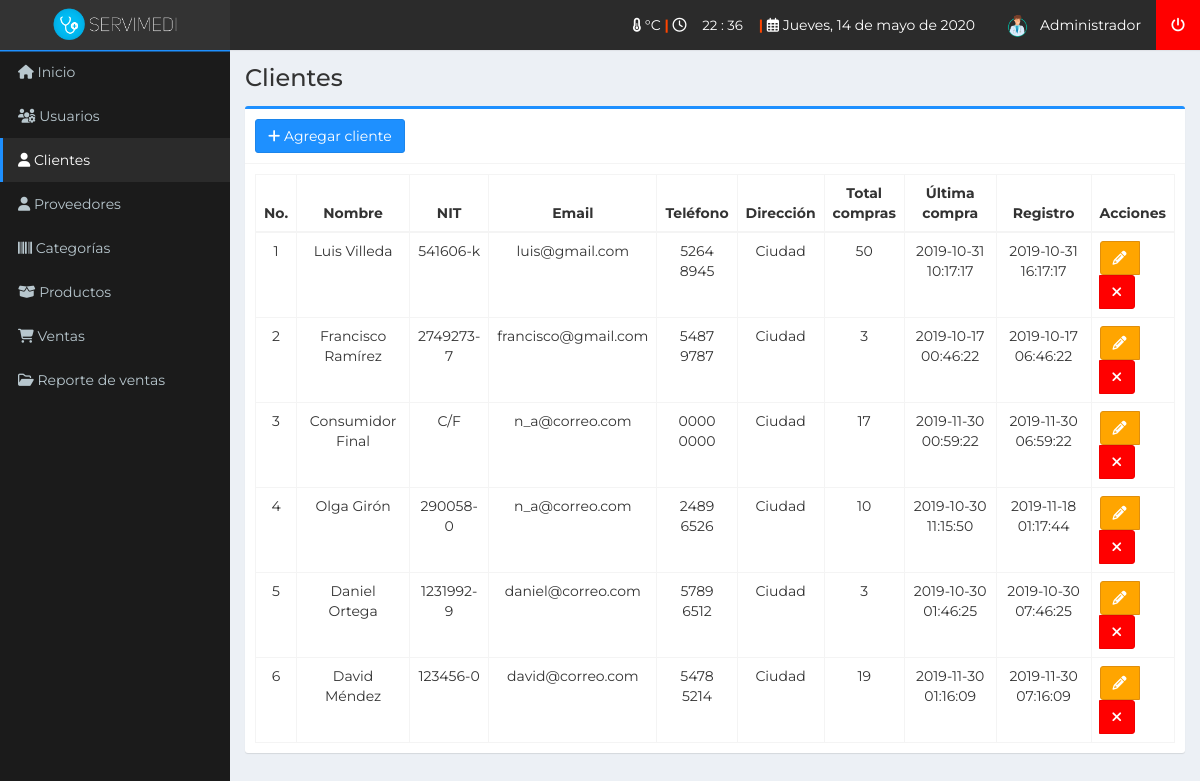
The page /clientes (signed in) on the database its author committed.
### tables this page shows
CREATE TABLE `tbl_cliente` (
  `id` int(11) NOT NULL,
  `nombre` text NOT NULL,
  `nit` text NOT NULL,
  `email` text NOT NULL,
  `telefono` text NOT NULL,
  `direccion` varchar(100) NOT NULL,
  `compras` int(11) NOT NULL,
  `ultima_compra` datetime NOT NULL,
  `fecha` timestamp NOT NULL DEFAULT current_timestamp() ON UPDATE current_timestamp()
);

### controladores/plantilla.controlador.php (called while the page is built)
<?php
class ControladorPlantilla{
	static public function ctrPlantilla(){
		include "vistas/plantilla.php";
	}
}

### index.php (called while the page is built, shortened)
<?php
require_once "controladores/plantilla.controlador.php";
require_once "controladores/clientes.controlador.php";
require_once "controladores/contactos.controlador.php";
require_once "modelos/clientes.modelo.php";
$plantilla = new ControladorPlantilla();
$plantilla -> ctrPlantilla();

### controladores/clientes.controlador.php (called while the page is built, shortened)
<?php
class ControladorClientes{
	static public function ctrMostrarClientes($item, $valor){
		$tabla = "tbl_cliente";
		$respuesta = ModeloClientes::mdlMostrarClientes($tabla, $item, $valor);
		return $respuesta;
	}
}

### modelos/conexion.php (called while the page is built)
<?php
class Conexion{
	static public function conectar(){
		$link = new PDO("mysql:host=localhost;dbname=sistemaservimedi",
			            "root",
			            "");
		$link->exec("set names utf8");
		return $link;
	}
}

### modelos/clientes.modelo.php (called while the page is built, shortened)
<?php
require_once "conexion.php";
class ModeloClientes{
	static public function mdlMostrarClientes($tabla, $item, $valor){
		if($item != null){
			$stmt = Conexion::conectar()->prepare("SELECT * FROM $tabla WHERE $item = :$item");
			$stmt -> bindParam(":".$item, $valor, PDO::PARAM_STR);
			$stmt -> execute();
			return $stmt -> fetch();
		}else{
			$stmt = Conexion::conectar()->prepare("SELECT * FROM $tabla");
			$stmt -> execute();
			return $stmt -> fetchAll();
		}
	}
}

### vistas/modulos/clientes.php (the view, shortened to what this page needs)
<div class="content-wrapper">
  <section class="content-header">
    <h1>
      Clientes
    </h1>
  </section>
  <section class="content">
    <div class="box box-dodgerblue">
      <div class="box-header with-border">
        <button class="btn btn-dodgerblue" data-toggle="modal" data-target="#modalAgregarCliente">
        <i class="fas fa-plus"></i> Agregar cliente
        </button>
      </div>
      <div class="box-body">
        <table class="table table-bordered table-hover dt-responsive tablas" width="100%">
          <thead>
            <tr>
              <th style="width:5px">No.</th>
              <th style="text-align: center">Nombre</th>
              <th style="width:60px; text-align: center">NIT</th>
              <th style="text-align: center">Email</th>
              <th style="width:5px; text-align: center">Teléfono</th>
              <th style="text-align: center">Dirección</th>
              <th style="width:10px; text-align: center">Total compras</th>
              <th style="text-align: center">Última compra</th>
              <th style="text-align: center">Registro</th>
              <th style="width:10px; text-align: center">Acciones</th>
            </tr>
          </thead>
          <tbody style="text-align: center">
            <?php
            $item = null;
            $valor = null;
            $clientes = ControladorClientes::ctrMostrarClientes($item, $valor);
            foreach ($clientes as $key => $value) {
              echo '<tr>
                  <td>' . ($key + 1) . '</td>
                  <td>' . $value["nombre"] . '</td>
                  <td>' . $value["nit"] . '</td>
                  <td>' . $value["email"] . '</td>
                  <td>' . $value["telefono"] . '</td>
                  <td>' . $value["direccion"] . '</td>
                  <td>' . $value["compras"] . '</td>
                  <td>' . $value["ultima_compra"] . '</td>
                  <td>' . $value["fecha"] . '</td>
                  <td>
                    <div class="btn-group">
                      <button class="btn btn-warning btnEditarCliente" data-toggle="modal" data-target="#modalEditarCliente" idCliente="' . $value["id"] . '"><i class="fa fa-pencil"></i></button>';
              if ($_SESSION["perfil"] == "Administrador") {
                echo '
                      <button class="btn btn-danger btnEliminarCliente" idCliente="' . $value["id"] . '"><i class="fa fa-times"></i></button>';
              }
              echo '</div>
                  </td>
                </tr>';
            }
            ?>
          </tbody>
        </table>
      </div>
    </div>
  </section>
</div>

### vistas/plantilla.php (shortened to what this page needs)
<!DOCTYPE html>
<html>
<head>
  <link rel="stylesheet" href="vistas/bower_components/bootstrap/dist/css/bootstrap.css">
  <link rel="stylesheet" href="vistas/bower_components/bootstrap-select/dist/css/bootstrap-select.css">
  <link rel="stylesheet" href="vistas/bower_components/bootstrap-daterangepicker/daterangepicker.css">
  <link rel="stylesheet" href="vistas/bower_components/Ionicons/css/ionicons.min.css">
  <link rel="stylesheet" href="vistas/dist/css/AdminLTE.css">
  <link rel="stylesheet" href="vistas/dist/css/skins/_all-skins.css">
  <link href="vistas/fonts/Montserrat-Thin.ttf" rel="stylesheet">
  <link href="vistas/fonts/Montserrat-Medium.ttf" rel="stylesheet">
  <link href="vistas/fonts/Montserrat-Regular.ttf" rel="stylesheet">
  <link rel="stylesheet" href="vistas/bower_components/datatables.net-bs/css/dataTables.bootstrap.min.css">
  <link rel="stylesheet" href="vistas/bower_components/datatables.net-bs/css/responsive.bootstrap.min.css">
  <link rel="stylesheet" href="vistas/plugins/iCheck/all.css">
  <link rel="stylesheet" href="vistas/bower_components/morris.js/morris.css">
</head>
<body onload="mueveReloj()" class="hold-transition skin-dodgerblue sidebar-mini login-page fixed">
  <?php
  if(isset($_SESSION["iniciarSesion"]) && $_SESSION["iniciarSesion"] == "ok"){
   echo '<div class="wrapper">';
    include "modulos/header.php";
    include "modulos/menu.php";
    if(isset($_GET["ruta"])){
      if($_GET["ruta"] == "inicio" ||
         $_GET["ruta"] == "usuarios" ||
         $_GET["ruta"] == "categorias" ||
         $_GET["ruta"] == "productos" ||
         $_GET["ruta"] == "clientes" ||
         $_GET["ruta"] == "facturacion" ||
         $_GET["ruta"] == "crear-venta" ||
         $_GET["ruta"] == "editar-venta" ||
         $_GET["ruta"] == "reportes" ||
         $_GET["ruta"] == "contactos" ||
         $_GET["ruta"] == "proveedores" ||
         $_GET["ruta"] == "salir"){
        include "modulos/".$_GET["ruta"].".php";
      }else{
        include "modulos/404.php";
      }
    }else{
      include "modulos/inicio.php";
    }
    echo '</div>';
  }else{
    include "modulos/login.php";
  }
  ?>
</body>
</html>

### vistas/modulos/header.php (shortened to what this page needs)
<header class="main-header">
<a href="inicio" class="logo">
	<span class="logo-lg">
		<img src="vistas/img/plantilla/logo2.png" class="img-responsive" style="padding:7px 0px">
	</span>
</a>
<nav class="navbar navbar-static-top" role="navigation">
	<div class="navbar-custom-menu">
		<ul class="nav navbar-nav">
			<li class="hidden-sm hidden-xs">
				<a class="horaFecha">
					<form name="form_reloj">
						<span><i class="fas fa-thermometer-half"></i></span>
						<span>°C </span>
						<b style="color: orangered">|</b>
						<span><i class="far fa-clock"></i></span>
						<input type="text" name="reloj" class="reloj" size="7" style="background-color : transparent; color : white; border: 0px; font-size : 10pt; text-align : center;" onfocus="window.document.form_reloj.reloj.blur()">
						<b style="color: orangered">|</b>
						<span><i class="far fa-calendar-alt"></i></span>
					</form>
				</a>
			</li>
			<li class="user user-menu">
				<a>
					<?php
					if($_SESSION["foto"] != ""){
						echo '<img src="'.$_SESSION["foto"].'" class="user-image">';
					}else{
						echo '<img src="vistas/img/usuarios/default/anonymous.png" class="user-image">';
					}
					?>
					<span class="hidden-xs"><?php echo $_SESSION["nombre"]; ?></span>
				</a>
			</li>
			<li class="btn-danger">
				<a href="salir">
					<span><i class="fas fa-power-off"></i></span>
				</a>
			</li>
		</ul>
	</div>
</nav>
</header>

### vistas/modulos/menu.php
<aside class="main-sidebar">
	 <section class="sidebar">
		<ul class="sidebar-menu ">
			<li>
				<a href="inicio">
					<i class="fas fa-home"></i>
					<span>Inicio</span>
				</a>
			</li>
			<?php
			if ($_SESSION["perfil"] == "Administrador") {
			echo '
			<li>
				<a href="usuarios">
				<i class="fas fa-users-cog"></i>
					<span>Usuarios</span>
				</a>
			</li>';
			}
			?>
			<li>
				<a href="clientes">
				<i class="fas fa-user"></i>
					<span>Clientes</span>
				</a>
			</li>
			<?php
			if ($_SESSION["perfil"] == "Administrador" || $_SESSION["perfil"] == "Editor") {
			echo '
			<li>
				<a href="proveedores">
				<i class="fas fa-user"></i>
					<span>Proveedores</span>
				</a>
			</li>';
			}
			?>
			<li>
				<a href="categorias">
					<i class="fas fa-barcode"></i>
					<span>Categorías</span>
				</a>
			</li>
			<li>
				<a href="productos">
					<i class="fas fa-box-open"></i>
					<span>Productos</span>
				</a>
			</li>
			<li>
				<a href="facturacion">
				<i class="fas fa-shopping-cart"></i>
					<span>Ventas</span>
				</a>
			</li>
			<?php
			if ($_SESSION["perfil"] == "Administrador" || $_SESSION["perfil"] == "Editor") {
			echo '
			<li>
				<a href="reportes">
					<i class="far fa-folder-open"></i>
					<span>Reporte de ventas</span>
				</a>
			</li>';
			}
			?>
		</ul>
	</section>
</aside>

### rows shown on the page
tbl_cliente: nombre "Luis Villeda", nit "541606-k", email "luis@gmail.com", telefono "5264 8945", direccion "Ciudad", compras "50", ultima_compra "2019-10-31 10:17:17", fecha "2019-10-31 16:17:17"
tbl_cliente: nombre "Francisco Ramírez", nit "2749273-7", email "francisco@gmail.com", telefono "5487 9787", direccion "Ciudad", compras "3", ultima_compra "2019-10-17 00:46:22", fecha "2019-10-17 06:46:22"
tbl_cliente: nombre "Consumidor Final", nit "C/F", email "n_a@correo.com", telefono "0000 0000", direccion "Ciudad", compras "17", ultima_compra "2019-11-30 00:59:22", fecha "2019-11-30 06:59:22"
tbl_cliente: nombre "Olga Girón", nit "290058-0", email "n_a@correo.com", telefono "2489 6526", direccion "Ciudad", compras "10", ultima_compra "2019-10-30 11:15:50", fecha "2019-11-18 01:17:44"
tbl_cliente: nombre "Daniel Ortega", nit "1231992-9", email "daniel@correo.com", telefono "5789 6512", direccion "Ciudad", compras "3", ultima_compra "2019-10-30 01:46:25", fecha "2019-10-30 07:46:25"
tbl_cliente: nombre "David Méndez", nit "123456-0", email "david@correo.com", telefono "5478 5214", direccion "Ciudad", compras "19", ultima_compra "2019-11-30 01:16:09", fecha "2019-11-30 07:16:09"

### other values the page prints
$_SESSION["nombre"] "Administrador"
